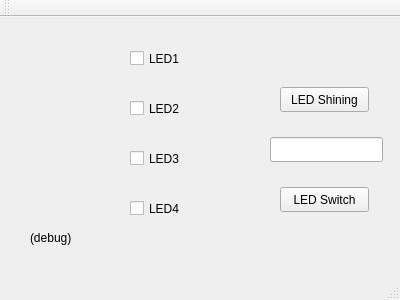
<?xml version="1.0" encoding="UTF-8"?>
<ui version="4.0">
 <class>MainWindow</class>
 <widget class="QMainWindow" name="MainWindow">
  <property name="geometry">
   <rect>
    <x>0</x>
    <y>0</y>
    <width>400</width>
    <height>300</height>
   </rect>
  </property>
  <property name="windowTitle">
   <string>MainWindow</string>
  </property>
  <widget class="QWidget" name="centralWidget">
   <widget class="QLabel" name="picLED1">
    <property name="geometry">
     <rect>
      <x>50</x>
      <y>20</y>
      <width>41</width>
      <height>41</height>
     </rect>
    </property>
    <property name="text">
     <string/>
    </property>
    <property name="pixmap">
     <pixmap>asset/led.png</pixmap>
    </property>
    <property name="scaledContents">
     <bool>true</bool>
    </property>
   </widget>
   <widget class="QLabel" name="picLED2">
    <property name="geometry">
     <rect>
      <x>50</x>
      <y>70</y>
      <width>41</width>
      <height>41</height>
     </rect>
    </property>
    <property name="text">
     <string/>
    </property>
    <property name="pixmap">
     <pixmap>asset/led.png</pixmap>
    </property>
    <property name="scaledContents">
     <bool>true</bool>
    </property>
   </widget>
   <widget class="QLabel" name="picLED3">
    <property name="geometry">
     <rect>
      <x>50</x>
      <y>120</y>
      <width>41</width>
      <height>41</height>
     </rect>
    </property>
    <property name="text">
     <string/>
    </property>
    <property name="pixmap">
     <pixmap>asset/led.png</pixmap>
    </property>
    <property name="scaledContents">
     <bool>true</bool>
    </property>
   </widget>
   <widget class="QPushButton" name="shiningLED">
    <property name="geometry">
     <rect>
      <x>280</x>
      <y>70</y>
      <width>89</width>
      <height>25</height>
     </rect>
    </property>
    <property name="text">
     <string>LED Shining</string>
    </property>
   </widget>
   <widget class="QPushButton" name="switchLED">
    <property name="geometry">
     <rect>
      <x>280</x>
      <y>170</y>
      <width>89</width>
      <height>25</height>
     </rect>
    </property>
    <property name="text">
     <string>LED Switch</string>
    </property>
   </widget>
   <widget class="QCheckBox" name="checkLED1">
    <property name="geometry">
     <rect>
      <x>130</x>
      <y>30</y>
      <width>92</width>
      <height>23</height>
     </rect>
    </property>
    <property name="text">
     <string>LED1</string>
    </property>
   </widget>
   <widget class="QCheckBox" name="checkLED2">
    <property name="geometry">
     <rect>
      <x>130</x>
      <y>80</y>
      <width>92</width>
      <height>23</height>
     </rect>
    </property>
    <property name="text">
     <string>LED2</string>
    </property>
   </widget>
   <widget class="QCheckBox" name="checkLED3">
    <property name="geometry">
     <rect>
      <x>130</x>
      <y>130</y>
      <width>92</width>
      <height>23</height>
     </rect>
    </property>
    <property name="text">
     <string>LED3</string>
    </property>
   </widget>
   <widget class="QLabel" name="picLED4">
    <property name="geometry">
     <rect>
      <x>50</x>
      <y>170</y>
      <width>41</width>
      <height>41</height>
     </rect>
    </property>
    <property name="text">
     <string/>
    </property>
    <property name="pixmap">
     <pixmap>asset/led.png</pixmap>
    </property>
    <property name="scaledContents">
     <bool>true</bool>
    </property>
   </widget>
   <widget class="QCheckBox" name="checkLED4">
    <property name="geometry">
     <rect>
      <x>130</x>
      <y>180</y>
      <width>92</width>
      <height>23</height>
     </rect>
    </property>
    <property name="text">
     <string>LED4</string>
    </property>
   </widget>
   <widget class="QLineEdit" name="timesLED">
    <property name="geometry">
     <rect>
      <x>270</x>
      <y>120</y>
      <width>113</width>
      <height>25</height>
     </rect>
    </property>
   </widget>
   <widget class="QLabel" name="textDebug">
    <property name="geometry">
     <rect>
      <x>30</x>
      <y>205</y>
      <width>351</width>
      <height>31</height>
     </rect>
    </property>
    <property name="text">
     <string>(debug)</string>
    </property>
   </widget>
  </widget>
  <widget class="QMenuBar" name="menuBar">
   <property name="geometry">
    <rect>
     <x>0</x>
     <y>0</y>
     <width>400</width>
     <height>22</height>
    </rect>
   </property>
  </widget>
  <widget class="QToolBar" name="mainToolBar">
   <attribute name="toolBarArea">
    <enum>TopToolBarArea</enum>
   </attribute>
   <attribute name="toolBarBreak">
    <bool>false</bool>
   </attribute>
  </widget>
  <widget class="QStatusBar" name="statusBar"/>
 </widget>
 <layoutdefault spacing="6" margin="11"/>
 <resources/>
 <connections/>
</ui>
